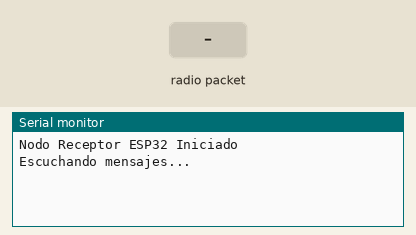
Simulated run of this sketch. Board: ESP32. Parts: the last lines printed to the serial monitor. The test bench sets the inputs (shaded band). No radio packets arrive unless stated.

Above: at 1.2 s.
1.3 s: radio packet "1" arrives
At 2.5 s:
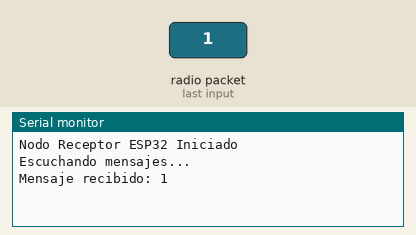
2.8 s: radio packet "0" arrives
At 3.9 s:
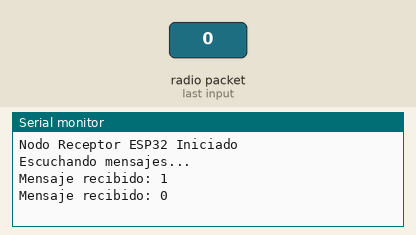
4.3 s: radio packet "2" arrives
At 5.0 s:
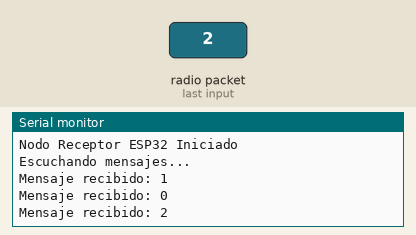

Measured:
- after the input at 1.3 s, the serial monitor: prints a new line at once (image 1)
- after the input at 2.8 s, the serial monitor: prints a new line at once (image 2)
- after the input at 4.3 s, the serial monitor: prints a new line at once (image 3)

The sketch:

NodoCoordinadorBidireccionalNRF.ino
```cpp
#include <SPI.h>
#include <RF24.h>
#include <nRF24L01.h>

// Configuración de los pines CE y CSN para el ESP32
RF24 radio(4, 5); // CE, CSN

// Dirección del pipe. [0] para leer y [1] para escribir
const byte address[2][6] = {"00001","00002"};

unsigned long ultimoEnvio = 0;
const long intervalo = 5000;

void setup() {
  Serial.begin(115200);
  while (!Serial);
  Serial.println("Nodo Receptor ESP32 Iniciado");

  radio.begin();
  //radio.printDetails();

  radio.setChannel(108);
  radio.setDataRate(RF24_250KBPS);
  radio.setPALevel(RF24_PA_MIN);

  //Configuración de PIPES
  radio.openReadingPipe(1, address[0]);
  radio.openWritingPipe(address[1]);

  radio.startListening();
  Serial.println("Escuchando mensajes...");
}

void loop() {
  // Comprueba si hay datos disponibles para leer
  if (radio.available()) {
    char text[32] = "";
    radio.read(&text, sizeof(text));
    Serial.print("Mensaje recibido: ");
    Serial.println(text);
    ultimoEnvio = millis(); //ultimoEnvio = 0
  }

  //Revisar si ya pasaron 5 segundos sin recibir nada
  if(millis() - ultimoEnvio > intervalo) {
    radio.stopListening(); // Pone el módulo en modo Standby-I

    Serial.println("No se recibieron datos. Enviando ping");
    const char text[] = "Ping";
    bool ok = radio.write(&text, sizeof(text));

    if (!ok) {
      Serial.println("Fallo al enviar el PING. Revisé el emisor");
    }

    radio.startListening();
    ultimoEnvio = millis();
  }
}
```
